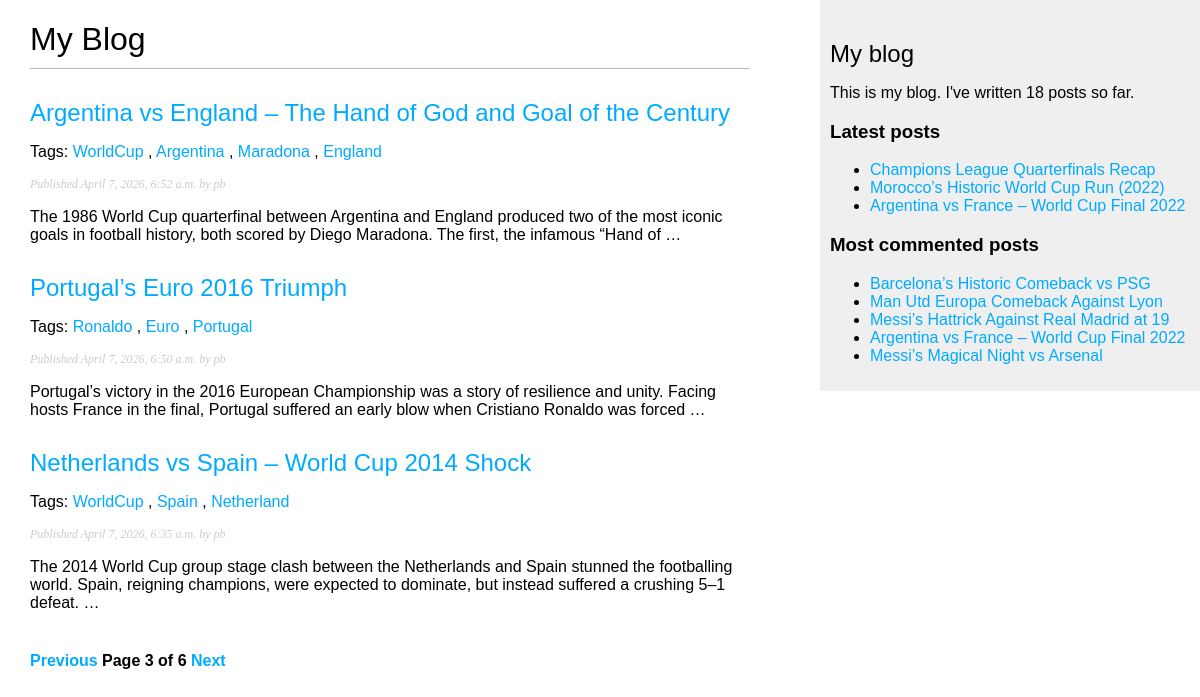
Page /blog/?page=3 on the committed database.
### blog/models.py (models this page shows, shortened)
class Post(models.Model):
    class Status(models.TextChoices):
        DRAFT = 'DE', 'Draft'
        PUBLISHED = 'PB', 'Published'
    title = models.CharField(max_length=250)
    slug = models.SlugField(max_length=250, unique_for_date='publish')
    author = models.ForeignKey(
        settings.AUTH_USER_MODEL,
        on_delete = models.CASCADE,
        related_name = 'blog_posts'
    )
    objects = models.Manager()
    published = PublishedManager()
    tags = TaggableManager()
    body = models.TextField()
    publish = models.DateTimeField(default=timezone.now)
    created = models.DateTimeField(auto_now_add=True)
    updated = models.DateTimeField(auto_now=True)
    status = models.CharField(
        max_length = 2,
        choices = Status,
        default = Status.DRAFT
    )
    class Meta:
        ordering = ['-publish']
        indexes = [
            models.Index(fields=['-publish']),
        ]
    def get_absolute_url(self):
        return reverse(
            'blog:post_detail',
            args=[
                self.publish.year,
                self.publish.month,
                self.publish.day,
                self.slug
            ]
        )

### blog/views.py (the view)
# urls.py: path('', views.post_list, name='post_list'),
def post_list(request, tag_slug= None):
    post_list = Post.published.all()
    tag = None
    if tag_slug:
        tag = get_object_or_404(Tag, slug=tag_slug)
        post_list = post_list.filter(tags__in=[tag])
    paginator = Paginator(post_list, 3)
    page = request.GET.get('page', 1)
    try:
        posts = paginator.page(page)
    except PageNotAnInteger:
        posts = paginator.page(1)
    except EmptyPage:
        posts = paginator.page(paginator.num_pages)
    return render(request,'blog/post/list.html',{'posts': posts})

### blog/models.py (called while the page is built)
    def get_queryset(self):
        return(
            super().get_queryset().filter(status = Post.Status.PUBLISHED)
        )

### blog/templatetags/blog_tags.py (called while the page is built)
@register.simple_tag
def total_posts():
    return Post.published.count()

@register.inclusion_tag('blog/post/latest_posts.html')
def show_latest_posts(count=5):
    latest_posts = Post.published.order_by('-publish')[:count]
    return{'latest_posts': latest_posts}

@register.simple_tag
def get_most_commented_posts(count=5):
    return Post.published.annotate(
        total_comments = Count('comments')
    ).order_by('-total_comments')[:count]

@register.filter(name='markdown')
def markdown_format(text):
    return mark_safe(markdown.markdown(text))

### blog/templates/blog/post/list.html (shortened to what this page needs)
{% extends "blog/base.html" %}
{% load blog_tags %}
{% block content %}
  <h1>My Blog</h1>
  {% for post in posts %}
    <h2>
      <a href="{{ post.get_absolute_url }}">
        {{ post.title }}
      </a>
    </h2>
    <p class="tags">
      Tags:
      {% for tag in post.tags.all %}
        <a href="{% url 'blog:post_list_by_tag' tag.slug %}">
          {{ tag.name }}
        </a>{% if not forloop.last %}, {% endif %}
      {% endfor %}
    </p>
    <p class="date">
      Published {{ post.publish }} by {{ post.author }}
    </p>
    {{ post.body|markdown|truncatewords:30 }}
  {% endfor %}
  {% include "pagination.html" with page=posts %}
{% endblock %}

### blog/templates/blog/base.html (shortened to what this page needs)
{% load blog_tags %}
{% load static %}
<!DOCTYPE html>
<html>
<head>
  <link href="{% static 'blog.css' %}" rel="stylesheet">
</head>
<body>
    <div id="content">
        {% block content %}
        {% endblock %}
      </div>
      <div id="sidebar">
        <h2>My blog</h2>
        <p>
        This is my blog.
        I've written {% total_posts %} posts so far.
        </p>
        <h3>Latest posts</h3>
        {% show_latest_posts 3 %}
        <h3>Most commented posts</h3>
        {% get_most_commented_posts as most_commented_posts %}
        <ul>
          {% for post in most_commented_posts %}
            <li>
              <a href="{{ post.get_absolute_url }}">{{ post.title }}</a>
            </li>
          {% endfor %}
        </ul>
      </div>
    </body>
    </html>

### blog/templates/blog/post/latest_posts.html
<ul>
    {% for post in latest_posts %}
      <li>
        <a href="{{ post.get_absolute_url }}">{{ post.title }}</a>
      </li>
    {% endfor %}
  </ul>

### blog/static/blog.css (style rules this page uses)
body { margin:0; padding:0; font-family:helvetica, sans-serif; }
a { color:#00abff; text-decoration:none; }
h1 { font-weight:normal; border-bottom:1px solid #bbb; padding:0 0 10px 0; }
h2 { font-weight:normal; margin:30px 0 0; }
#content { float:left; width:60%; padding:0 0 0 30px; }
#sidebar { float:right; width:30%; padding:10px; background:#efefef; height:100%; }
p.date { color:#ccc; font-family: georgia, serif; font-size: 12px; font-style: italic; }

### rows in the picture
Post: title "Argentina vs England – The Hand of God and Goal of the Century", publish "April 7, 2026, 6:52 a.m.", author "pb", body "The 1986 World Cup quarterfinal between Argentina and England produced two of the most iconic goals in football history, both scored by Diego Maradona. The first, the infamous “Hand of …"
Tag: name "WorldCup"
Tag: name "Argentina"
Tag: name "Maradona"
Tag: name "England"
Post: title "Portugal’s Euro 2016 Triumph", publish "April 7, 2026, 6:50 a.m.", author "pb", body "Portugal’s victory in the 2016 European Championship was a story of resilience and unity. Facing hosts France in the final, Portugal suffered an early blow when Cristiano Ronaldo was forced …"
Tag: name "Ronaldo"
Tag: name "Euro"
Tag: name "Portugal"
Post: title "Netherlands vs Spain – World Cup 2014 Shock", publish "April 7, 2026, 6:35 a.m.", author "pb", body "The 2014 World Cup group stage clash between the Netherlands and Spain stunned the footballing world. Spain, reigning champions, were expected to dominate, but instead suffered a crushing 5–1 defeat. …"
Tag: name "Spain"
Tag: name "Netherland"
Post: title "Champions League Quarterfinals Recap"
Post: title "Morocco’s Historic World Cup Run (2022)"
Post: title "Argentina vs France – World Cup Final 2022"
Post: title "Barcelona’s Historic Comeback vs PSG"
Post: title "Man Utd Europa Comeback Against Lyon"
Post: title "Messi’s Hattrick Against Real Madrid at 19"
Post: title "Messi’s Magical Night vs Arsenal"

### other values in the picture
{{ page.number }} "3"
{{ page.paginator.num_pages }} "6"
